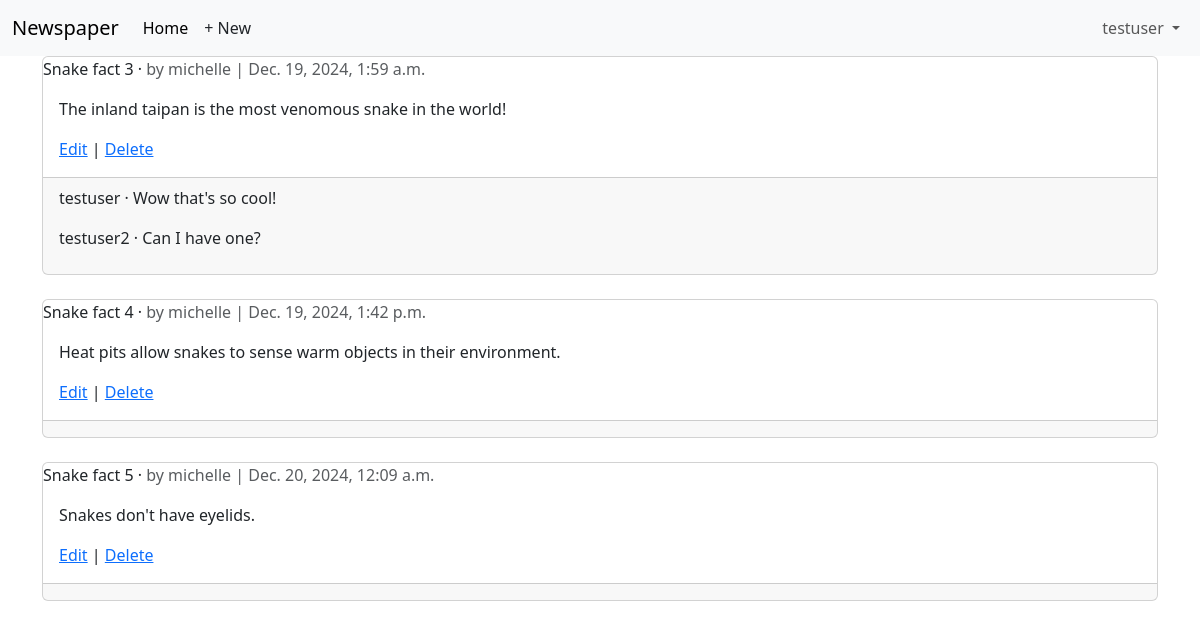
Page /articles/ (signed in) on the committed database.
### accounts/models.py (models this page shows)
class CustomUser(AbstractUser):
    age = models.PositiveIntegerField(null=True, blank = True)

### articles/models.py (models this page shows, shortened)
class Article(models.Model):
    title = models.CharField(max_length=255)
    body = models.TextField()
    date = models.DateTimeField(auto_now_add=True)
    author = models.ForeignKey(
        settings.AUTH_USER_MODEL,
        on_delete=models.CASCADE,
    )

class Comment(models.Model):
    article = models.ForeignKey(Article, on_delete=models.CASCADE)
    comment = models.CharField(max_length=140)
    author = models.ForeignKey(
        settings.AUTH_USER_MODEL,
        on_delete=models.CASCADE,
    )
    def __str__(self):
        return self.comment

### articles/views.py (the view)
# urls.py: path('', ArticleListView.as_view(), name='article_list'),
class ArticleListView(LoginRequiredMixin, ListView):
    model = Article
    template_name = 'article_list.html'

### templates/article_list.html (shortened to what this page needs)
{% extends 'base.html' %}
{% block content %}
{% for article in article_list %}
  <div class='card'>
    <div class='class-header'>
      <span class='font-weight-bold'>{{ article.title }}</span> &middot;
      <span class='text-muted'>by {{ article.author }} |
      {{ article.date }}</span>
    </div>
    <div class='card-body'>
      <p>{{ article.body }}</p>
      <a href='{% url 'article_edit' article.pk %}'>Edit</a> |
      <a href='{% url 'article_delete' article.pk %}'>Delete</a>
    </div>
    <div class='card-footer'>
    {% for comment in article.comment_set.all %}
        <p>
          <span class='font-weight-bold'>
            {{ comment.author }} &middot;
          </span>
          {{ comment }}
        <p>
      {% endfor %}
    </div>
  </div>
  <br />
{% endfor %}
{% endblock content %}

### templates/base.html (shortened to what this page needs)
{% load static %}
<!DOCTYPE html>
<html>
<head>
  <link href="https://cdn.jsdelivr.net/npm/bootstrap@5.3.3/dist/css/bootstrap.min.css" rel="stylesheet">
</head>
<body>
  <nav class="navbar navbar-expand-lg bg-body-tertiary">
    <div class="container-fluid">
      <a class="navbar-brand" href="{% url 'home' %}">Newspaper</a>
      <div class="collapse navbar-collapse" id="navbarSupportedContent">
        <ul class="navbar-nav me-auto mb-2 mb-lg-0">
          <li class="nav-item">
            <a class="nav-link active" aria-current="page" href="#">Home</a>
          </li>
          {% if user.is_authenticated %}
          <li><a href="{% url 'article_new' %}"
            class="nav-link px-2 link-dark">+ New</a></li>
        </ul>
        <div class="mr-auto">
          <ul class="navbar-nav">
            <li class="nav-item dropdown">
              <a class="nav-link dropdown-toggle" href="#" role="button" data-bs-toggle="dropdown"
                aria-expanded="false">
                {{ user.username }}
              </a>
            </li>
        {% endif %}
      </div>
    </div>
  </nav>
  <main>
    <div class="container">
      {% block content %}
      {% endblock content %}
    </div>
  </main>
</body>
</html>

### rows in the picture
CustomUser: username "testuser"
Article: title "Snake fact 3", author "michelle", date "Dec. 19, 2024, 1:59 a.m.", body "The inland taipan is the most venomous snake in the world!"
Comment: author "testuser", comment "Wow that's so cool!"
Comment: author "testuser2", comment "Can I have one?"
Article: title "Snake fact 4", author "michelle", date "Dec. 19, 2024, 1:42 p.m.", body "Heat pits allow snakes to sense warm objects in their environment."
Article: title "Snake fact 5", author "michelle", date "Dec. 20, 2024, 12:09 a.m.", body "Snakes don't have eyelids."
